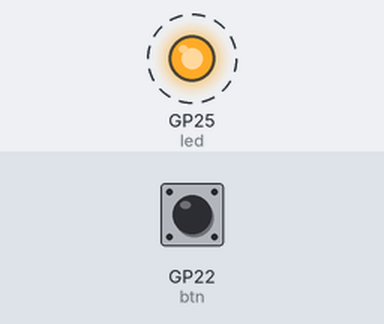
Bench run of a program on a simulated Raspberry Pi Pico running MicroPython. Shown: output pins drawn as LEDs (lit = HIGH). Dashed ring = blinking. The inputs (shaded band) are chosen by the test bench; at power-on: GP22 (btn) LOW. At 10.0 s the program stops and its outputs stay as they are.

Above: at 0.1 s.
Timing chart, 0 to 3.0 s (numbered marks = the images above):
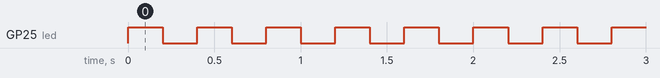

The program:

demo_uasyncio.py
```python
import machine
import uasyncio

led = machine.Pin(25, machine.Pin.OUT)
btn = machine.Pin(22, machine.Pin.IN)

# corotuine
async def blink(delay):
    while True:
        led.toggle()
        await uasyncio.sleep(delay)

async def button(btn):
    btn_prev = btn.value()
    while True:
        while (btn.value() == 1) or (btn.value() == btn_prev):
            btn_prev = btn.value()
            await uasyncio.sleep_ms(40)
        led.toggle()


async def main():
    uasyncio.create_task(blink(0.2))
    uasyncio.create_task(button(btn))
    await uasyncio.sleep(10)


uasyncio.run(main())
```

Measured:
- by itself, GP25 (led): alternates HIGH for 0.20 s and LOW for 0.20 s, 50 changes in all, then stays LOW
